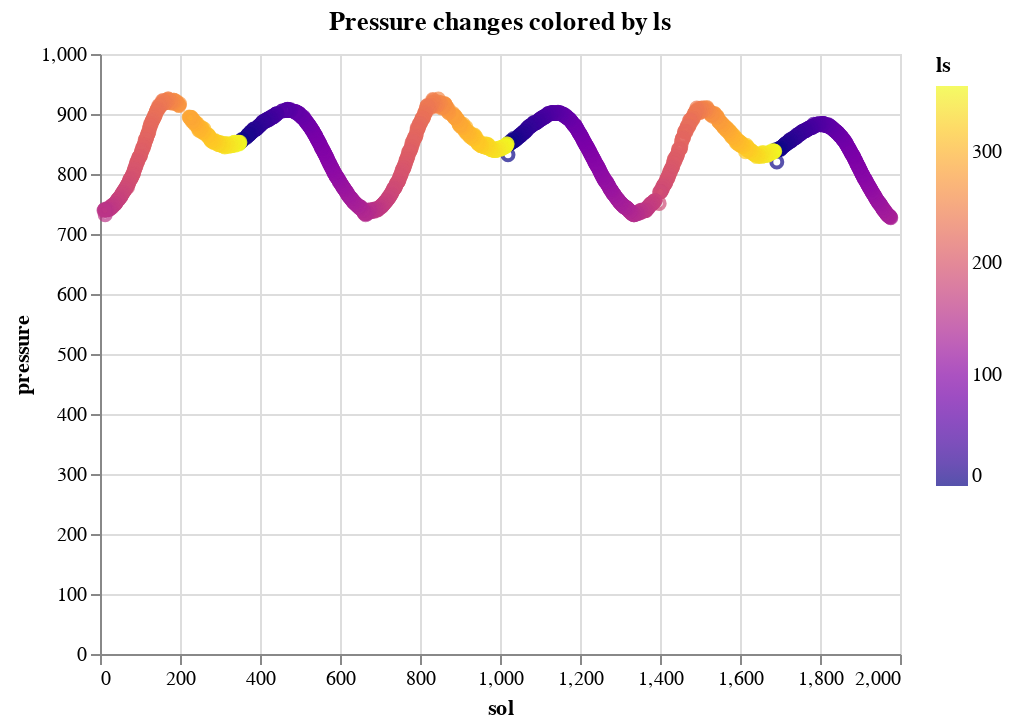

This figure's notebook cell:
### Code cell
alt.Chart(mars, title='Pressure changes colored by ls').mark_point(color='red').encode(
    x='sol',
    y='pressure',
    color=alt.Color('ls', scale=alt.Scale(scheme='plasma')),
    tooltip=list(mars.columns),
)

### Figure 1 — Vega-Lite specification as saved in the notebook (floating-point values rounded to 4 significant figures; data arrays with more than 128 entries replaced by an {"elided": "..."} marker saying what was removed)
{"config": {"view": {"continuousWidth": 400, "continuousHeight": 300}}, "data": {"name": "data-6696c97f07eef94dba97d31523613e8e"}, "mark": {"type": "point", "color": "red"}, "encoding": {"color": {"type": "quantitative", "field": "ls", "scale": {"scheme": "plasma"}}, "tooltip": [{"type": "quantitative", "field": "sol"}, {"type": "quantitative", "field": "ls"}, {"type": "quantitative", "field": "min_temp"}, {"type": "quantitative", "field": "max_temp"}, {"type": "quantitative", "field": "pressure"}, {"type": "quantitative", "field": "temp_difference"}], "x": {"type": "quantitative", "field": "sol"}, "y": {"type": "quantitative", "field": "pressure"}}, "title": "Pressure changes colored by ls", "$schema": "https://vega.github.io/schema/vega-lite/v4.8.1.json", "datasets": {"data-6696c97f07eef94dba97d31523613e8e": {"elided": "1894 records"}}}
